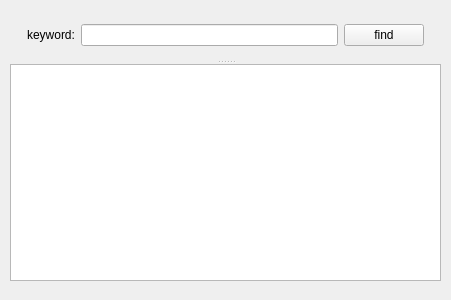
<?xml version="1.0" encoding="UTF-8"?>
<ui version="4.0">
 <class>textFinder</class>
 <widget class="QWidget" name="textFinder">
  <property name="geometry">
   <rect>
    <x>0</x>
    <y>0</y>
    <width>451</width>
    <height>300</height>
   </rect>
  </property>
  <property name="windowTitle">
   <string>textFinder</string>
  </property>
  <widget class="QSplitter" name="splitter">
   <property name="geometry">
    <rect>
     <x>10</x>
     <y>10</y>
     <width>431</width>
     <height>271</height>
    </rect>
   </property>
   <property name="orientation">
    <enum>Qt::Vertical</enum>
   </property>
   <widget class="QWidget" name="horizontalLayoutWidget">
    <layout class="QHBoxLayout" name="horizontalLayout">
     <property name="leftMargin">
      <number>17</number>
     </property>
     <property name="rightMargin">
      <number>17</number>
     </property>
     <item>
      <widget class="QLabel" name="label">
       <property name="text">
        <string>keyword:</string>
       </property>
      </widget>
     </item>
     <item>
      <widget class="QLineEdit" name="lineEdit"/>
     </item>
     <item>
      <widget class="QPushButton" name="findButton">
       <property name="text">
        <string>find</string>
       </property>
      </widget>
     </item>
    </layout>
   </widget>
   <widget class="QTextEdit" name="textEdit"/>
  </widget>
 </widget>
 <layoutdefault spacing="6" margin="11"/>
 <resources/>
 <connections/>
</ui>
